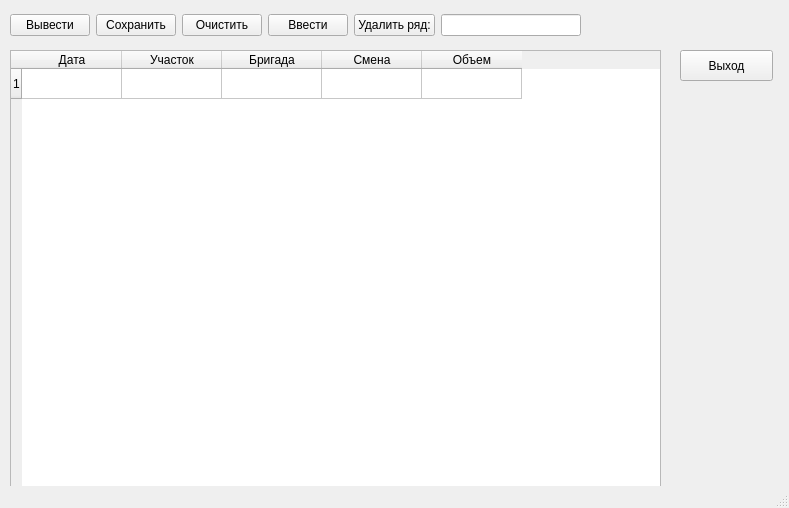
<?xml version="1.0" encoding="UTF-8"?>
<ui version="4.0">
 <class>MainWindow</class>
 <widget class="QMainWindow" name="MainWindow">
  <property name="geometry">
   <rect>
    <x>0</x>
    <y>0</y>
    <width>789</width>
    <height>508</height>
   </rect>
  </property>
  <property name="windowTitle">
   <string>Добыча</string>
  </property>
  <widget class="QWidget" name="centralwidget">
   <widget class="QTableWidget" name="tableWidget">
    <property name="geometry">
     <rect>
      <x>10</x>
      <y>50</y>
      <width>651</width>
      <height>581</height>
     </rect>
    </property>
    <row>
     <property name="text">
      <string>1</string>
     </property>
    </row>
    <column>
     <property name="text">
      <string>Дата</string>
     </property>
    </column>
    <column>
     <property name="text">
      <string>Участок</string>
     </property>
    </column>
    <column>
     <property name="text">
      <string>Бригада</string>
     </property>
    </column>
    <column>
     <property name="text">
      <string>Смена</string>
     </property>
    </column>
    <column>
     <property name="text">
      <string>Объем</string>
     </property>
    </column>
    <item row="0" column="0">
     <property name="text">
      <string/>
     </property>
    </item>
   </widget>
   <widget class="QLabel" name="label">
    <property name="geometry">
     <rect>
      <x>590</x>
      <y>10</y>
      <width>181</width>
      <height>31</height>
     </rect>
    </property>
    <property name="text">
     <string/>
    </property>
   </widget>
   <widget class="QPushButton" name="quitButton">
    <property name="geometry">
     <rect>
      <x>680</x>
      <y>50</y>
      <width>93</width>
      <height>31</height>
     </rect>
    </property>
    <property name="text">
     <string>Выход</string>
    </property>
   </widget>
   <widget class="QWidget" name="">
    <property name="geometry">
     <rect>
      <x>10</x>
      <y>10</y>
      <width>571</width>
      <height>30</height>
     </rect>
    </property>
    <layout class="QHBoxLayout" name="horizontalLayout">
     <item>
      <widget class="QPushButton" name="enterButton">
       <property name="text">
        <string>Вывести</string>
       </property>
      </widget>
     </item>
     <item>
      <widget class="QPushButton" name="saveButton">
       <property name="text">
        <string>Сохранить</string>
       </property>
      </widget>
     </item>
     <item>
      <widget class="QPushButton" name="clearButton">
       <property name="text">
        <string>Очистить</string>
       </property>
      </widget>
     </item>
     <item>
      <widget class="QPushButton" name="newButton">
       <property name="text">
        <string>Ввести</string>
       </property>
      </widget>
     </item>
     <item>
      <widget class="QPushButton" name="delButton">
       <property name="text">
        <string>Удалить ряд:</string>
       </property>
      </widget>
     </item>
     <item>
      <widget class="QLineEdit" name="lineEdit"/>
     </item>
    </layout>
   </widget>
  </widget>
  <widget class="QStatusBar" name="statusbar"/>
 </widget>
 <resources/>
 <connections/>
</ui>
